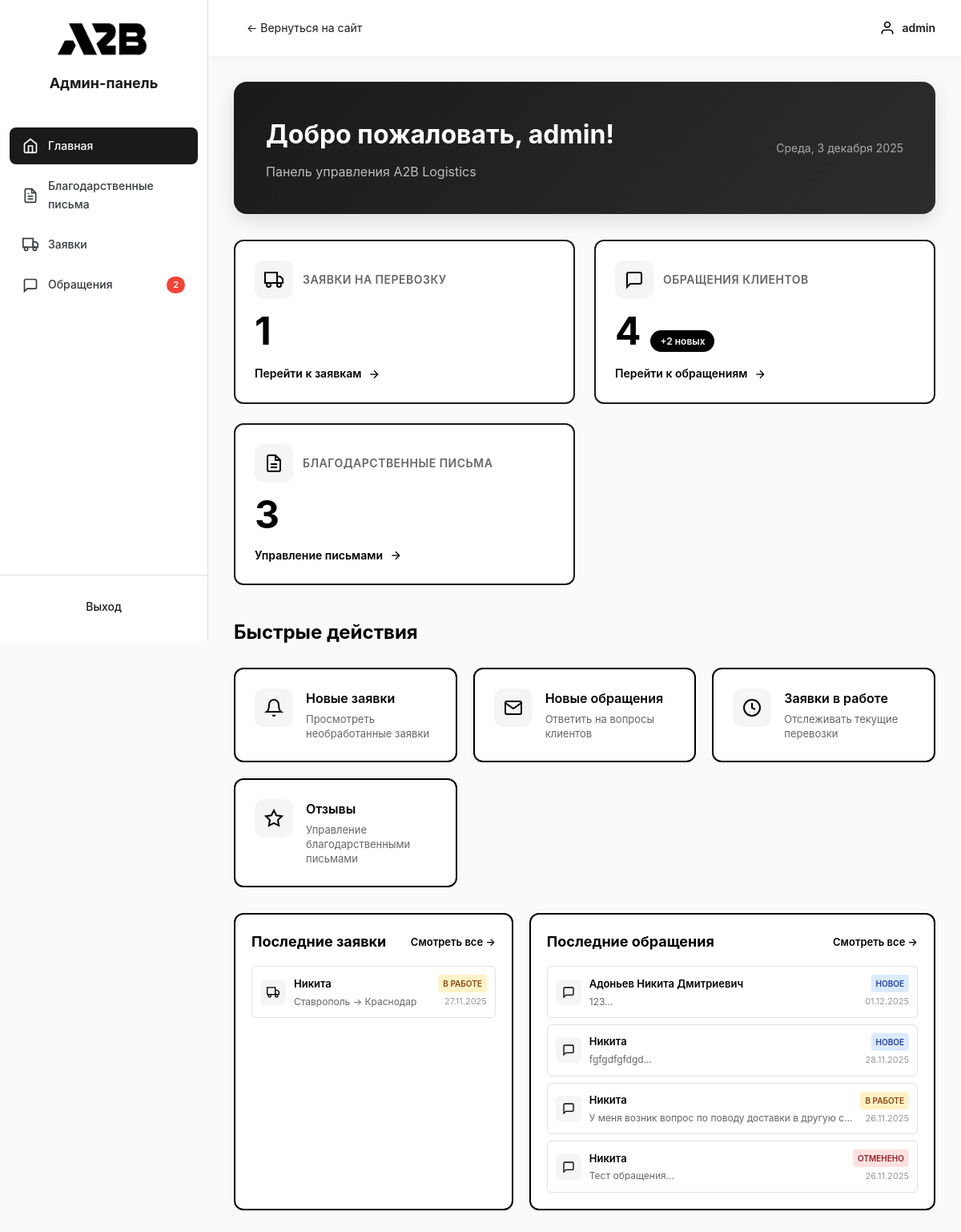
The app's page /public/admin/pages/dashboard.php (signed in), older data.
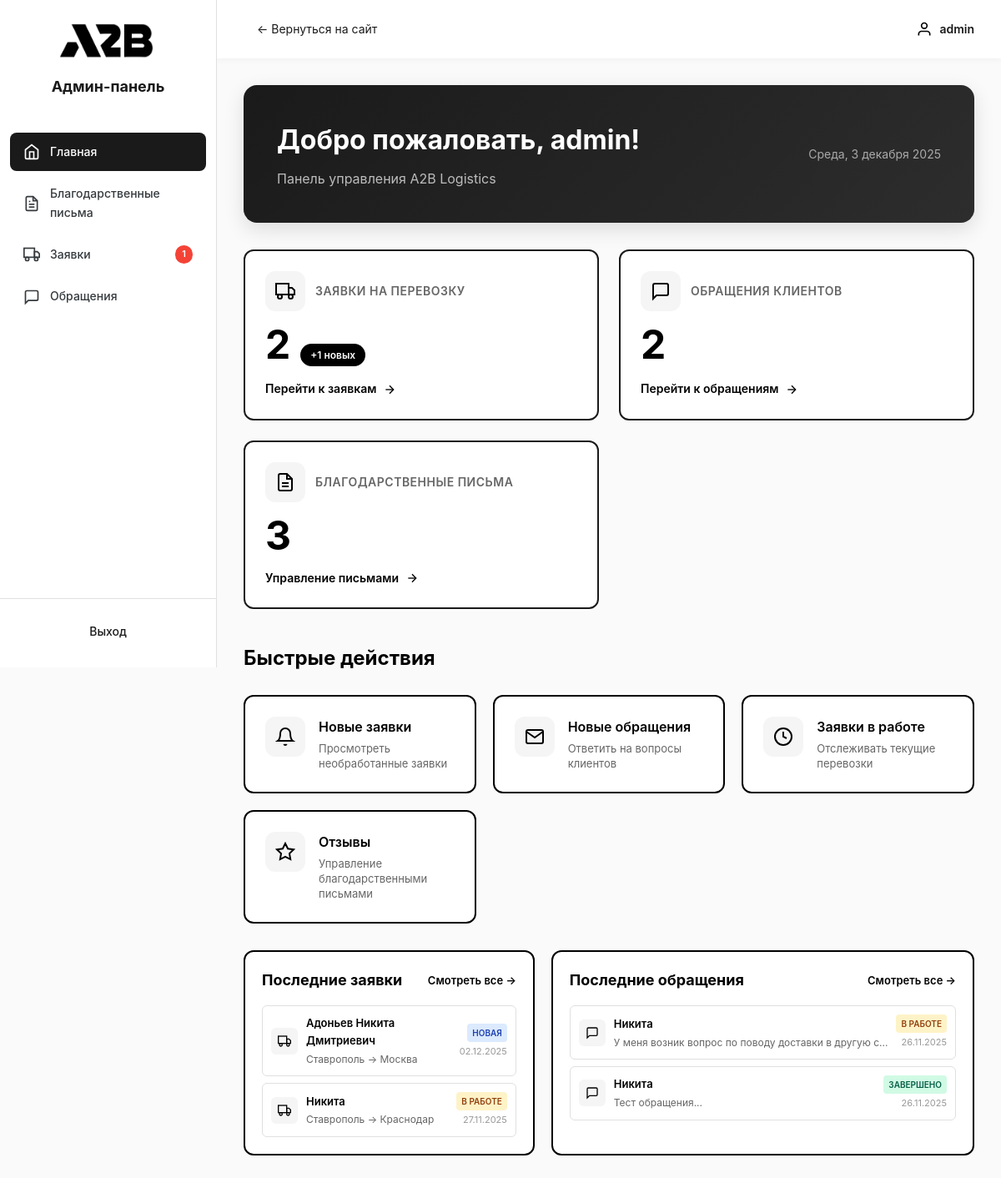
The same page, newer data.
### tables this page shows
CREATE TABLE `orders` (
  `id` int(11) NOT NULL,
  `user_id` int(11) DEFAULT NULL COMMENT 'ID пользователя',
  `name` varchar(255) NOT NULL COMMENT 'Имя клиента',
  `phone` varchar(50) NOT NULL COMMENT 'Телефон',
  `cargo_description` text NOT NULL COMMENT 'Описание груза',
  `city_from` varchar(255) NOT NULL COMMENT 'Город отправления',
  `city_to` varchar(255) NOT NULL COMMENT 'Город назначения',
  `status` enum('new','in_progress','completed','cancelled') DEFAULT 'new' COMMENT 'Статус заявки',
  `created_at` timestamp NOT NULL DEFAULT current_timestamp() COMMENT 'Дата создания',
  `updated_at` timestamp NOT NULL DEFAULT current_timestamp() ON UPDATE current_timestamp() COMMENT 'Дата обновления'
);

CREATE TABLE `contacts` (
  `id` int(11) NOT NULL,
  `user_id` int(11) DEFAULT NULL COMMENT 'ID пользователя',
  `name` varchar(255) NOT NULL COMMENT 'Имя',
  `phone` varchar(50) NOT NULL COMMENT 'Телефон',
  `email` varchar(255) DEFAULT NULL COMMENT 'Email',
  `message` text NOT NULL COMMENT 'Сообщение',
  `status` enum('new','in_progress','completed','cancelled','closed') DEFAULT 'new' COMMENT 'Статус обращения',
  `created_at` timestamp NOT NULL DEFAULT current_timestamp() COMMENT 'Дата создания',
  `updated_at` timestamp NOT NULL DEFAULT current_timestamp() ON UPDATE current_timestamp() COMMENT 'Дата обновления'
);

### public/admin/pages/dashboard.php (the view, shortened to what the changed rows need)
<?php
$database = new Database();
$db = $database->getConnection();
$query = "SELECT COUNT(*) as total FROM contacts";
$stmt = $db->prepare($query);
$stmt->execute();
$contacts_count = $stmt->fetch(PDO::FETCH_ASSOC)['total'];
$query = "SELECT COUNT(*) as total FROM contacts WHERE status = 'new'";
$stmt = $db->prepare($query);
$stmt->execute();
$new_contacts = $stmt->fetch(PDO::FETCH_ASSOC)['total'];
$query = "SELECT COUNT(*) as total FROM orders";
$stmt = $db->prepare($query);
$stmt->execute();
$orders_count = $stmt->fetch(PDO::FETCH_ASSOC)['total'];
$query = "SELECT COUNT(*) as total FROM orders WHERE status = 'new'";
$stmt = $db->prepare($query);
$stmt->execute();
$new_orders = $stmt->fetch(PDO::FETCH_ASSOC)['total'];
$query = "SELECT * FROM orders ORDER BY created_at DESC LIMIT 5";
$stmt = $db->prepare($query);
$stmt->execute();
$recent_orders = $stmt->fetchAll(PDO::FETCH_ASSOC);
$query = "SELECT * FROM contacts ORDER BY created_at DESC LIMIT 5";
$stmt = $db->prepare($query);
$stmt->execute();
$recent_contacts = $stmt->fetchAll(PDO::FETCH_ASSOC);
?>
<!DOCTYPE html>
<html lang="ru">
<head>
    <link rel="stylesheet" href="../css/admin.css">
</head>
<body>
    <div class="admin-layout">
        <?php include '../includes/sidebar.php'; ?>
        <div class="admin-main">
            <div class="admin-content">
                <div class="dashboard-welcome">
                    <div class="welcome-content">
                        <h1>Добро пожаловать, <?php echo htmlspecialchars($_SESSION['admin_username']); ?>!</h1>
                    </div>
                </div>
                <div class="dashboard-stats">
                    <div class="stat-card-new primary">
                        <div class="stat-body">
                            <div class="stat-value-new"><?php echo $orders_count; ?></div>
                            <?php if ($new_orders > 0): ?>
                            <div class="stat-badge new">+<?php echo $new_orders; ?> новых</div>
                            <?php endif; ?>
                        </div>
                    </div>
                    <div class="stat-card-new secondary">
                        <div class="stat-body">
                            <div class="stat-value-new"><?php echo $contacts_count; ?></div>
                            <?php if ($new_contacts > 0): ?>
                            <div class="stat-badge new">+<?php echo $new_contacts; ?> новых</div>
                            <?php endif; ?>
                        </div>
                    </div>
                </div>
                <div class="quick-actions">
                    <h2 class="section-title">Быстрые действия</h2>
                </div>
                <div class="recent-activity">
                    <div class="activity-section">
                        <div class="activity-header">
                            <h2 class="section-title">Последние заявки</h2>
                        </div>
                        <div class="activity-list">
                            <?php if (count($recent_orders) > 0): ?>
                                <?php foreach ($recent_orders as $order): ?>
                                <a href="order-view.php?id=<?php echo $order['id']; ?>" class="activity-item">
                                    <div class="activity-icon">
                                        <svg width="20" height="20" viewBox="0 0 24 24" fill="none" stroke="currentColor" stroke-width="2">
                                            <rect x="1" y="3" width="15" height="13"></rect>
                                            <polygon points="16 8 20 8 23 11 23 16 16 16 16 8"></polygon>
                                            <circle cx="5.5" cy="18.5" r="2.5"></circle>
                                            <circle cx="18.5" cy="18.5" r="2.5"></circle>
                                        </svg>
                                    </div>
                                    <div class="activity-content">
                                        <div class="activity-title"><?php echo htmlspecialchars($order['name']); ?></div>
                                        <div class="activity-subtitle">
                                            <?php echo htmlspecialchars($order['city_from']); ?> → <?php echo htmlspecialchars($order['city_to']); ?>
                                        </div>
                                    </div>
                                    <div class="activity-meta">
                                        <?php
                                        $status_labels = [
                                            'new' => 'Новая',
                                            'in_progress' => 'В работе',
                                            'completed' => 'Завершена',
                                            'cancelled' => 'Отменена'
                                        ];
                                        ?>
                                        <span class="activity-status status-<?php echo $order['status']; ?>">
                                            <?php echo $status_labels[$order['status']]; ?>
                                        </span>
                                        <span class="activity-time"><?php echo date('d.m.Y', strtotime($order['created_at'])); ?></span>
                                    </div>
                                </a>
                                <?php endforeach; ?>
                            <?php else: ?>
                                <div class="activity-empty">Заявок пока нет</div>
                            <?php endif; ?>
                        </div>
                    </div>
                    <div class="activity-section">
                        <div class="activity-header">
                            <h2 class="section-title">Последние обращения</h2>
                        </div>
                        <div class="activity-list">
                            <?php if (count($recent_contacts) > 0): ?>
                                <?php foreach ($recent_contacts as $contact): ?>
                                <a href="contact-view.php?id=<?php echo $contact['id']; ?>" class="activity-item">
                                    <div class="activity-icon">
                                        <svg width="20" height="20" viewBox="0 0 24 24" fill="none" stroke="currentColor" stroke-width="2">
                                            <path d="M21 15a2 2 0 0 1-2 2H7l-4 4V5a2 2 0 0 1 2-2h14a2 2 0 0 1 2 2z"></path>
                                        </svg>
                                    </div>
                                    <div class="activity-content">
                                        <div class="activity-title"><?php echo htmlspecialchars($contact['name']); ?></div>
                                        <div class="activity-subtitle">
                                            <?php echo mb_substr(htmlspecialchars($contact['message']), 0, 50); ?>...
                                        </div>
                                    </div>
                                    <div class="activity-meta">
                                        <?php
                                        $status_labels = [
                                            'new' => 'Новое',
                                            'in_progress' => 'В работе',
                                            'completed' => 'Завершено',
                                            'cancelled' => 'Отменено',
                                            'closed' => 'Закрыто'
                                        ];
                                        ?>
                                        <span class="activity-status status-<?php echo $contact['status']; ?>">
                                            <?php echo $status_labels[$contact['status']]; ?>
                                        </span>
                                        <span class="activity-time"><?php echo date('d.m.Y', strtotime($contact['created_at'])); ?></span>
                                    </div>
                                </a>
                                <?php endforeach; ?>
                            <?php else: ?>
                                <div class="activity-empty">Обращений пока нет</div>
                            <?php endif; ?>
                        </div>
                    </div>
                </div>
            </div>
        </div>
    </div>
</body>
</html>

### public/admin/includes/sidebar.php (shortened to what the changed rows need)
<aside class="admin-sidebar">
    <div class="sidebar-header">
        <h2>Админ-панель</h2>
    </div>
    <nav class="sidebar-nav">
        <?php
        $current_dir = dirname($_SERVER['PHP_SELF']);
        if (strpos($current_dir, '/admin/pages') !== false) {
            $base = '';
        } elseif (strpos($current_dir, '/admin/auth') !== false) {
            $base = '../pages/';
        } else {
            $base = 'pages/';
        }
        ?>
        <a href="<?php echo $base; ?>orders.php" class="nav-item <?php echo basename($_SERVER['PHP_SELF']) == 'orders.php' || basename($_SERVER['PHP_SELF']) == 'order-view.php' ? 'active' : ''; ?>">
            <svg width="20" height="20" viewBox="0 0 24 24" fill="none" stroke="currentColor" stroke-width="2">
                <rect x="1" y="3" width="15" height="13"/>
                <polygon points="16 8 20 8 23 11 23 16 16 16 16 8"/>
                <circle cx="5.5" cy="18.5" r="2.5"/>
                <circle cx="18.5" cy="18.5" r="2.5"/>
            </svg>
            <span class="nav-text">Заявки</span>
            <?php
            $database = new Database();
            $db = $database->getConnection();
            $query = "SELECT COUNT(*) as total FROM orders WHERE status = 'new'";
            $stmt = $db->prepare($query);
            $stmt->execute();
            $new_orders_count = $stmt->fetch(PDO::FETCH_ASSOC)['total'];
            if ($new_orders_count > 0):
            ?>
            <span class="nav-badge"><?php echo $new_orders_count; ?></span>
            <?php endif; ?>
        </a>
        <a href="<?php echo $base; ?>contacts.php" class="nav-item <?php echo basename($_SERVER['PHP_SELF']) == 'contacts.php' || basename($_SERVER['PHP_SELF']) == 'contact-view.php' ? 'active' : ''; ?>">
            <svg width="20" height="20" viewBox="0 0 24 24" fill="none" stroke="currentColor" stroke-width="2">
                <path d="M21 15a2 2 0 0 1-2 2H7l-4 4V5a2 2 0 0 1 2-2h14a2 2 0 0 1 2 2z"/>
            </svg>
            <span class="nav-text">Обращения</span>
            <?php
            $query = "SELECT COUNT(*) as total FROM contacts WHERE status = 'new'";
            $stmt = $db->prepare($query);
            $stmt->execute();
            $new_count = $stmt->fetch(PDO::FETCH_ASSOC)['total'];
            if ($new_count > 0):
            ?>
            <span class="nav-badge"><?php echo $new_count; ?></span>
            <?php endif; ?>
        </a>
    </nav>
</aside>

Row changes from the older to the newer data that the page shows:
removed contacts: name "Адоньев Никита Дмитриевич", message "123", status "НОВОЕ", created_at "01.12.2025"
removed contacts: name "Никита", message "fgfgdfgfdgd", status "НОВОЕ", created_at "28.11.2025"
added orders: name "Адоньев Никита Дмитриевич", city_from "Ставрополь", city_to "Москва", status "НОВАЯ", created_at "02.12.2025"
changed contacts "Тест обращения": status "ОТМЕНЕНО" → "ЗАВЕРШЕНО"
Text that changed along with them:
$new_orders_count: (not shown) → "1"
$orders_count: "1" → "2"
$new_orders: (not shown) → "1"
$contacts_count: "4" → "2"
$new_count: "2" → (not shown)
$new_contacts: "2" → (not shown)
